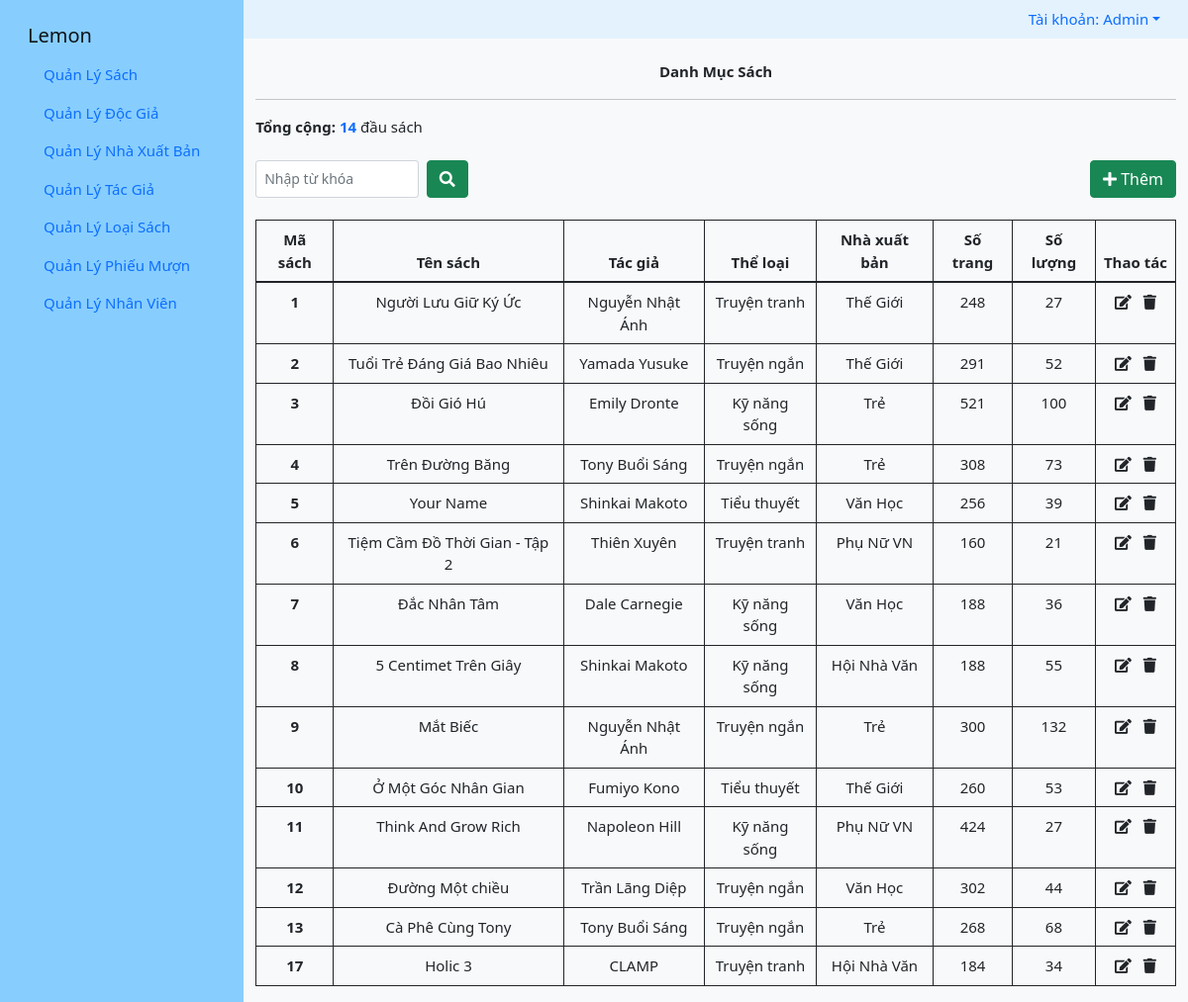
/admin/index_admin.php (signed in), run on the app's committed database.
### tables this page shows
CREATE TABLE `nhanvien` (
  `manv` int(11) NOT NULL,
  `tennv` varchar(50) NOT NULL,
  `sdt` varchar(10) NOT NULL,
  `email` varchar(100) DEFAULT NULL,
  `diachi` varchar(100) DEFAULT NULL,
  `matkhau` varchar(100) DEFAULT NULL
);

CREATE TABLE `sach` (
  `masach` int(11) NOT NULL,
  `tensach` varchar(100) NOT NULL,
  `matg` int(11) DEFAULT NULL,
  `maloai` int(11) DEFAULT NULL,
  `manxb` int(11) DEFAULT NULL,
  `sotrang` varchar(100) DEFAULT NULL,
  `soluong` varchar(100) DEFAULT NULL
);

CREATE TABLE `tacgia` (
  `matg` int(11) NOT NULL,
  `tentg` varchar(100) NOT NULL
);

CREATE TABLE `loaisach` (
  `maloai` int(11) NOT NULL,
  `loaisach` varchar(50) NOT NULL
);

CREATE TABLE `nhaxuatban` (
  `manxb` int(11) NOT NULL,
  `nhaxuatban` varchar(100) NOT NULL
);

### database/function.php (called while the page is built, shortened)
<?php
    function nvtheomanv($manv) {
        require '../database/config.php';
        $sql = "SELECT * FROM nhanvien WHERE manv = $manv";
        $result = $conn->query($sql);
        $data = $result->fetch_assoc();
        return $data;
    }
    function tgtheomatg($matg) {
        require '../database/config.php';
        $sql = "SELECT * FROM tacgia WHERE matg = $matg";
        $result = $conn->query($sql);
        $data = $result->fetch_assoc();
        return $data;
    }
    function nxbtheomanxb($manxb) {
        require '../database/config.php';
        $sql = "SELECT * FROM nhaxuatban WHERE manxb = $manxb";
        $result = $conn->query($sql);
        $data = $result->fetch_assoc();
        return $data;
    }
    function loaitheomaloai($maloai) {
        require '../database/config.php';
        $sql = "SELECT * FROM loaisach WHERE maloai = $maloai";
        $result = $conn->query($sql);
        $data = $result->fetch_assoc();
        return $data;
    }
    function dss() {
        require '../database/config.php';
        $data = array();
        $sql = "SELECT * FROM sach";
        $result = $conn->query($sql);
        while ($row = $result->fetch_assoc())
            $data[] = $row;
        return $data;
    };
?>

### admin/index_admin.php (the view, shortened to what this page needs)
<?php
    include('./header.php');
    $key='';
    if(isset($_GET["tim"]) && !empty($_GET["tim"])) {
        $key = $_GET["tim"];
        $dataS = timdlsach($key);
    } else {
        $dataS = dss();
    }
?>
<div class="container-fluid">
    <br>
        <div class="title">Danh Mục Sách</div>
        <hr>
        <b>Tổng cộng: <span class="text-primary"><?php echo count($dataS)?></span></b> đầu sách<br><br>
        <div class="row">
            <div class="col-md-3">
                <form class="d-flex">
                    <input class="form-control form-control-sm me-2" name="tim" value="<?php echo $key ?>" type="search" placeholder="Nhập từ khóa" aria-label="Search">
                    <button class="btn btn-success" type="submit"><i class="fas fa-search"></i></button>
                </form>
            </div>
            <div class="col-md">
                <div class="d-flex justify-content-end">
                    <a href="../admin/addS.php" class="btn btn-success"><i class="fas fa-plus"></i> Thêm</a>
                </div>
            </div>
        </div>
        <br>
        <table class="table table-bordered border-dark table-hover">
        <thead>
            <tr style="text-align: center">
                <th scope="col">Mã sách</th>
                <th scope="col">Tên sách</th>
                <th scope="col">Tác giả</th>
                <th scope="col">Thể loại</th>
                <th scope="col">Nhà xuất bản</th>
                <th scope="col">Số trang</th>
                <th scope="col">Số lượng</th>
                <th scope="col">Thao tác</th>
            </tr>
            </thead>
            <tbody style="text-align: center">
                <?php if(!empty($dataS)) {
                    foreach ($dataS as $key => $value) { ?>
                        <tr>
                            <th scope="row"><?php echo $value['masach']?></th>
                            <td><?php echo $value['tensach'] ?></td>
                            <td><?php echo tgtheomatg($value['matg'])['tentg']?></td>
                            <td><?php echo loaitheomaloai($value['maloai'])['loaisach']?></td>
                            <td><?php echo nxbtheomanxb($value['manxb'])['nhaxuatban']?></td>
                            <td><?php echo $value['sotrang'] ?></td>
                            <td><?php echo $value['soluong'] ?></td>
                            <td>
                                <a href="../admin/editS.php?masach=<?php echo $value['masach']?>" class="link-dark"><i class="fas fa-edit"></i></a>&nbsp;&nbsp;
                                <a href="?masach=<?php echo $value['masach']?>" class="link-dark"><i class="fas fa-trash"></i></a>
                            </td>
                        </tr>
                    <?php }
                } else {
                    ?>
            </tbody>
        </table>
        <?php echo '<p class="text-danger text-center">Danh sách rỗng';}?>
    </div>
</div>

### admin/header.php (shortened to what this page needs)
<?php
  include('../database/config.php');
  include('../database/function.php');
  if (isset($_COOKIE['email'])) {
     $manv = $_COOKIE['manv'];
     $data = nvtheomanv($manv);
     $tennv = $data['tennv'];
  } else {
    header('Location: ../login.php');
  }
?>
<!DOCTYPE html>
<html>
<head>
    <link href="https://cdn.jsdelivr.net/npm/bootstrap@5.1.1/dist/css/bootstrap.min.css" rel="stylesheet">
    <link rel="stylesheet" type="text/css" href="../css/style.css">
    <link rel="stylesheet" href="../icon/fontawesome-free-5.15.4-web/css/all.min.css">
</head>
<body>
    <div class="container-fluid" style="font-size: 15px; background-color: rgb(135 206 255)">
      <div class="row">
        <div class="col-md-auto">
          <nav id="navbar-example3" class="navbar navbar-light flex-column align-items-stretch p-3">
            <a class="navbar-brand" href="index_admin.php">Lemon</a>
            <nav class="nav flex-column">
              <a class="nav-link active" aria-current="page" href="index_admin.php">Quản Lý Sách</b></a>
              <a class="nav-link" href="QLDG.php">Quản Lý Độc Giả</a>
              <a class="nav-link" href="QLNXB.php">Quản Lý Nhà Xuất Bản</a>
              <a class="nav-link" href="QLTG.php"> Quản Lý Tác Giả</a>
              <a class="nav-link" href="QLLS.php">Quản Lý Loại Sách</a>
              <a class="nav-link" href="QLPM.php">Quản Lý Phiếu Mượn</a>
              <?php if($_COOKIE['manv'] == 1):?>
                <a class="nav-link" href="QLNV.php">Quản Lý Nhân Viên</a>
              <?php endif; ?>
            </nav>
          </nav>
        </div>
        <div class="col-md bg-light">
          <div class="row">
            <div class="col" style="background-color: #e3f2fd;">
              <ul class="nav justify-content-end">
                <li class="nav-item dropdown">
                  <a class="nav-link dropdown-toggle" data-bs-toggle="dropdown" href="#" role="button" aria-expanded="false">Tài khoản: <?php echo $tennv ?></a>
                </li>
              </ul>
            </div>

### css/style.css (style rules this page uses)
.title { font-weight: bold; text-align: center; }

### data on the page
nhanvien: tennv "Admin"
sach: masach "1", tensach "Người Lưu Giữ Ký Ức", matg.tentg "Nguyễn Nhật Ánh", maloai.loaisach "Truyện tranh", manxb.nhaxuatban "Thế Giới", sotrang "248", soluong "27"
sach: masach "2", tensach "Tuổi Trẻ Đáng Giá Bao Nhiêu", matg.tentg "Yamada Yusuke", maloai.loaisach "Truyện ngắn", manxb.nhaxuatban "Thế Giới", sotrang "291", soluong "52"
sach: masach "3", tensach "Đồi Gió Hú", matg.tentg "Emily Dronte", maloai.loaisach "Kỹ năng sống", manxb.nhaxuatban "Trẻ", sotrang "521", soluong "100"
sach: masach "4", tensach "Trên Đường Băng", matg.tentg "Tony Buổi Sáng", maloai.loaisach "Truyện ngắn", manxb.nhaxuatban "Trẻ", sotrang "308", soluong "73"
sach: masach "5", tensach "Your Name", matg.tentg "Shinkai Makoto", maloai.loaisach "Tiểu thuyết", manxb.nhaxuatban "Văn Học", sotrang "256", soluong "39"
sach: masach "6", tensach "Tiệm Cầm Đồ Thời Gian - Tập 2", matg.tentg "Thiên Xuyên", maloai.loaisach "Truyện tranh", manxb.nhaxuatban "Phụ Nữ VN", sotrang "160", soluong "21"
sach: masach "7", tensach "Đắc Nhân Tâm", matg.tentg "Dale Carnegie", maloai.loaisach "Kỹ năng sống", manxb.nhaxuatban "Văn Học", sotrang "188", soluong "36"
sach: masach "8", tensach "5 Centimet Trên Giây", matg.tentg "Shinkai Makoto", maloai.loaisach "Kỹ năng sống", manxb.nhaxuatban "Hội Nhà Văn", sotrang "188", soluong "55"
sach: masach "9", tensach "Mắt Biếc", matg.tentg "Nguyễn Nhật Ánh", maloai.loaisach "Truyện ngắn", manxb.nhaxuatban "Trẻ", sotrang "300", soluong "132"
sach: masach "10", tensach "Ở Một Góc Nhân Gian", matg.tentg "Fumiyo Kono", maloai.loaisach "Tiểu thuyết", manxb.nhaxuatban "Thế Giới", sotrang "260", soluong "53"
sach: masach "11", tensach "Think And Grow Rich", matg.tentg "Napoleon Hill", maloai.loaisach "Kỹ năng sống", manxb.nhaxuatban "Phụ Nữ VN", sotrang "424", soluong "27"
sach: masach "12", tensach "Đường Một chiều", matg.tentg "Trần Lãng Diệp", maloai.loaisach "Truyện ngắn", manxb.nhaxuatban "Văn Học", sotrang "302", soluong "44"
sach: masach "13", tensach "Cà Phê Cùng Tony", matg.tentg "Tony Buổi Sáng", maloai.loaisach "Truyện ngắn", manxb.nhaxuatban "Trẻ", sotrang "268", soluong "68"
sach: masach "17", tensach "Holic 3", matg.tentg "CLAMP", maloai.loaisach "Truyện tranh", manxb.nhaxuatban "Hội Nhà Văn", sotrang "184", soluong "34"

### other printed values
count($dataS) "14"
